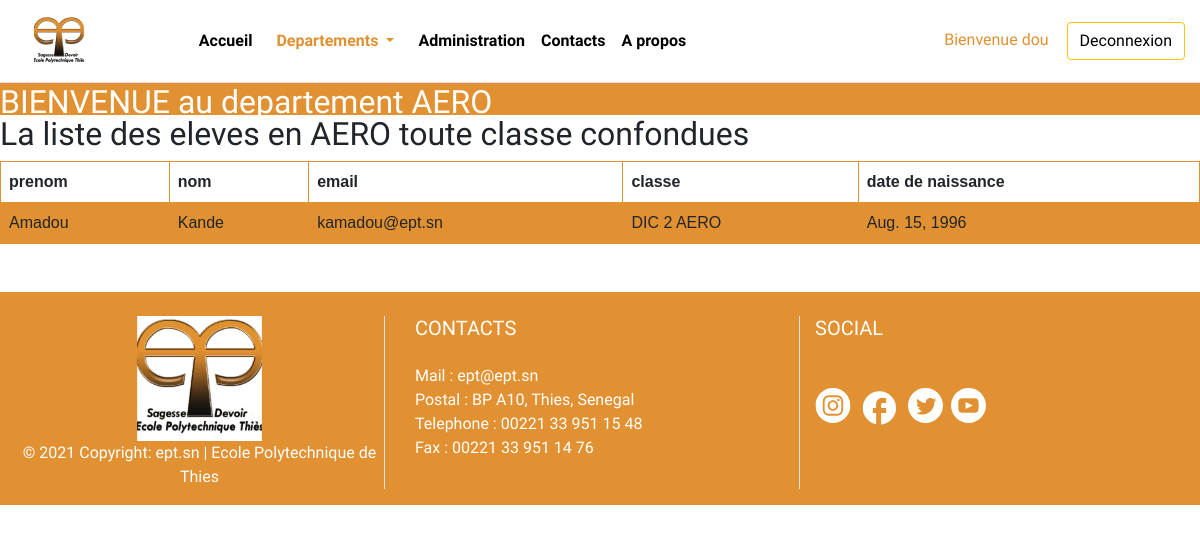
The page /departement/AERO (signed in) on the database its author committed.
### departements/models.py (models this page shows, shortened)
class Utilisateur(models.Model):
    class Meta:
        ordering = ('nom',)
    prenom = models.CharField(max_length = 200)
    nom = models.CharField(max_length = 200)
    mail = models.EmailField(max_length=100 , primary_key=True)

class Etudiant(Utilisateur):
    class Meta:
        pass
    date_de_naissance = models.DateField(null=True)
    date_dinscription = models.DateField()
    lieu_de_naissance = models.CharField(max_length = 200)
    appartient = models.ManyToManyField('Classe')
    departement = models.ManyToManyField('Departement',default='GIT')

class Utilisateur(models.Model):
    class Meta:
        ordering = ('nom',)
    prenom = models.CharField(max_length = 200)
    nom = models.CharField(max_length = 200)
    mail = models.EmailField(max_length=100 , primary_key=True)

class Classe(models.Model):
    class Meta:
        pass
    nom_classe = models.TextField(max_length=100  , primary_key=True)
    description_classe = models.TextField(max_length=1000)
    def __str__(self):
        return self.nom_classe

### home/views.py (the view)
# urls.py: path('departement/<str:dep_num>', views.departement, name="departement_GIT"),
def departement(request , dep_num): #my logout view
    liste_git = Etudiant.objects.filter(departement=dep_num)
    upload = ConnexionForm()
    inscription = InscriptionForm()
    if request.method == 'POST':
        inscription = InscriptionForm(request.POST, request.FILES)
        username = request.POST['username']
        password = request.POST['password']
        user = authenticate(username=username, password=password)
        if user is not None and user.is_active:
            login(request, user)
            request.session['name'] = username
            request.session['password'] = password
            return redirect(request.path_info) #redirect to the current page
        else:
            return HttpResponse("""identifiants incorrects recharger la page ? <a href = "">reload</a>""")
        if inscription.is_valid():
            inscription.save()
            return HttpResponse("reussite")
        else:
            return HttpResponse("echec")
    else:
        return render(request, "departement_GIT.html" , {'liste_git':liste_git , 'upload_form':upload ,'nom_departement':dep_num })

### templates/departement_GIT.html (shortened to what this page needs)
{% load static %}
<!DOCTYPE html>
<html>
    <head>
    </head>
    <link rel="stylesheet" href="{% static 'css\bootstrap.min.css' %}">
    <body>
        <header>
        {% block extraheader %}
        {% include "head.html" %}
        {% endblock extraheader %}
        </header>
        <div style="background-color:rgb(225,145,50); height:2em">
          <h2 style="color:white">BIENVENUE au departement {{ nom_departement }}</h2>
        </div>
        <div class="">
          {% if request.user.is_authenticated %}
          <h2>La liste des eleves en {{ nom_departement }} toute classe confondues</h2>
            <table>
            <tr>
            <th>prenom </th>
            <th>nom</th>
            <th>email</th>
            <th>classe</th>
            <th>date de naissance</th>
            </tr>
          {% for git in liste_git %}
          <tr>
            <td>{{ git.prenom }} </td>
            <td>{{ git.nom }} </td>
            <td>{{ git.mail }} </td>
            {% for classe in git.appartient.all %}
            <td>{{ classe }}</td>
            {% endfor %}
            <td>{{ git.date_de_naissance }} </td>
          </tr>
          {% endfor %}
        </table>
        <br><br>
          {% else %}
          <p>veuillez vous connecter pour voir la liste des eleves GIT</p>
          {% endif %}
        </div>
        {% block loginmodal %}
        {% include "loginmodal.html" %}
        {% endblock loginmodal %}
        {% block inscriptionmodal %}
        {% include "inscriptionmodal.html" %}
        {% endblock inscriptionmodal %}
        {% block footer %}
        {% include "footer.html" %}
        {% endblock footer %}
    </body>
</html>

### templates/head.html (shortened to what this page needs)
{% load static %}
<!DOCTYPE html>
<html lang="en" dir="ltr">
  <head>
  </head>
  <body>
      <header class="d-flex flex-wrap align-items-center justify-content-center  py-3  border-bottom">
          <div class="col-lg-1 col-md-12 float-left">
        <a href="/" class="d-flex align-items-center col-md-3 mb-2 mb-md-0 text-dark text-decoration-none">
          <img src="{% static 'images/ept_logoHAUT.svg' %}" height="50" alt="logoEPT">
        </a>
        </div>
        <div class="col-lg-7 col-md-12 ">
        <ul class="nav col-12 col-md-auto   mb-2 justify-content-center mb-md-0">
          <li><a href="/" id="accueil" class="nav-link px-2 link-secondary">Accueil</a></li>
          <li>
            <a class="nav-link dropdown-toggle" id="departements" style="" href="#" id="navbarDropdown" role="button" data-toggle="dropdown" aria-haspopup="true" aria-expanded="false">
              Departements
            </a>
          <li>
          <li><a href="/admin" id="administration" class="nav-link px-2 link-dark">Administration</a></li>
          <li><a href="/contacts" id="contacts"  class="nav-link px-2 link-dark">Contacts</a></li>
          <li><a href="#" id="a propos"  class="nav-link px-2 link-dark">A propos</a></li>
        </ul>
        </div>
        <div class="col-lg-4 col-md-12 text-right text-end">
          {% if request.user.is_authenticated %}
          <button  style="background-color : white; border:none ;color:rgb(225,145,50);"  data-toggle="modal"class=" disabled   ml-5 mr-2">Bienvenue {{request.user.username}} </button>
          <button type="button"  data-toggle="modal" class="btn btn-outline-warning"><a href="/logout" style="text-decoration:none ; color:black ">Deconnexion</a></button>
          {% else %}
          <button type="button" style="background-color : rgb(225,145,50)  ;color:white;" href="#myModal" data-toggle="modal"class="btn trigger-btn  btn-warning ml-5 mr-2">Connexion</button>
          <button type="button" href="#myModal2" data-toggle="modal" class="btn btn-outline-warning">Inscription</button>
          {% endif %}
        </div>
      </header>
  </body>
</html>

### templates/departement_GIT.html (style rules this page uses)
#departements { color : rgb(225,145,50) ; }
table { font-family: arial, sans-serif; border-collapse: collapse; width: 100%; }
td, th { border: 1px solid rgb(225,145,50); text-align: left; padding: 8px; }
tr:nth-child(even) { background-color: rgb(225,145,50); }

### templates/head.html (style rules this page uses)
li a { text-decoration:none ; color : black ; font-weight :bold ; }

### templates/loginmodal.html (style rules this page uses)
body { font-family: 'Varela Round', sans-serif; }

### templates/inscriptionmodal.html (style rules this page uses)
body { font-family: 'Varela Round', sans-serif; }

### rows shown on the page
departements_etudiant_departement: departement "AERO"
Etudiant: prenom "Amadou", nom "Kande", mail "kamadou@ept.sn", date_de_naissance "Aug. 15, 1996"
Classe: nom_classe "DIC 2 AERO"

### other values the page prints
{{ request.user.username }} "dou"
